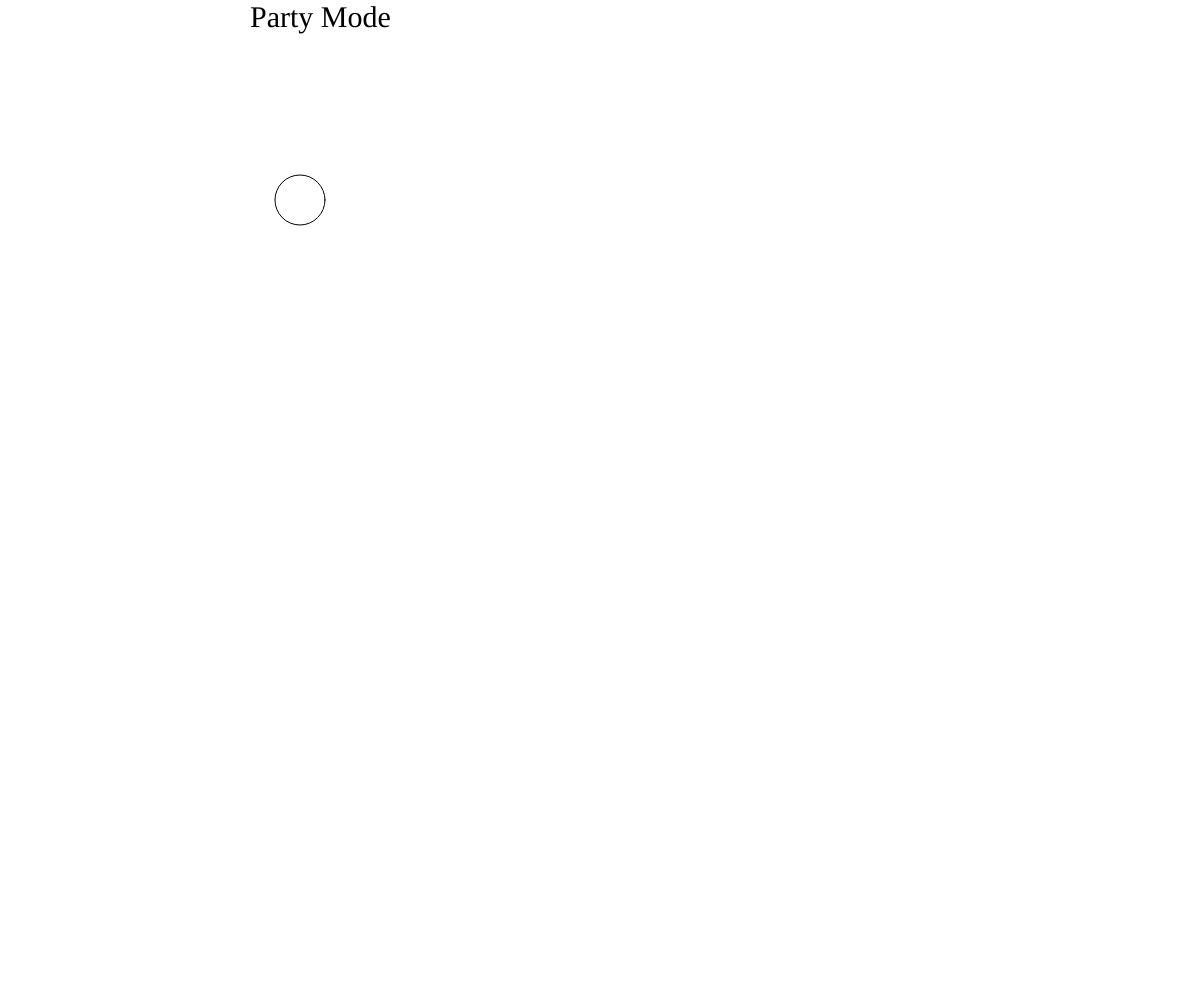
Frame 1 (no input)
Frame 60 (no input): identical to frame 1, image omitted
Frame 120 (the mouse pressed at the canvas centre since frame 60): identical to frame 1, image omitted

The p5.js sketch that drew this single still picture (run headless with seeded random() and noise() and a simulated clock; from frame 60 on, the mouse is pressed at the canvas centre):

// p5.js sketch
// ── sketch.js
var x = 300;
var y = 200;
var d = 50;
var state = false;

function setup() {
    createCanvas(windowWidth, windowHeight);
}

function draw() {
    if (state) {
        background(0);
        spotX = random(0, width);
        spotY = random(0, height);

        //Ellipses
        noStroke();
        fill(color.r, color.g, color.b, 100);
        ellipse(spotX, spotY, 130, 15);

        //Varies color
        color.r = random(0, 255);
        color.g = random(255, 500);
        color.b = random(0, 300);

    } else {
        background(255);
        textSize(30);
        textFont("Georgia");
        text("Party Mode", 250, 27);
    }
    //Button
    ellipse(x, y, d, d);
}
//Turn off lights for party mode
function mousePressed() {
    if (dist(mouseX, mouseY, x, y) < d / 2) {
        state = !state;
    }
}
